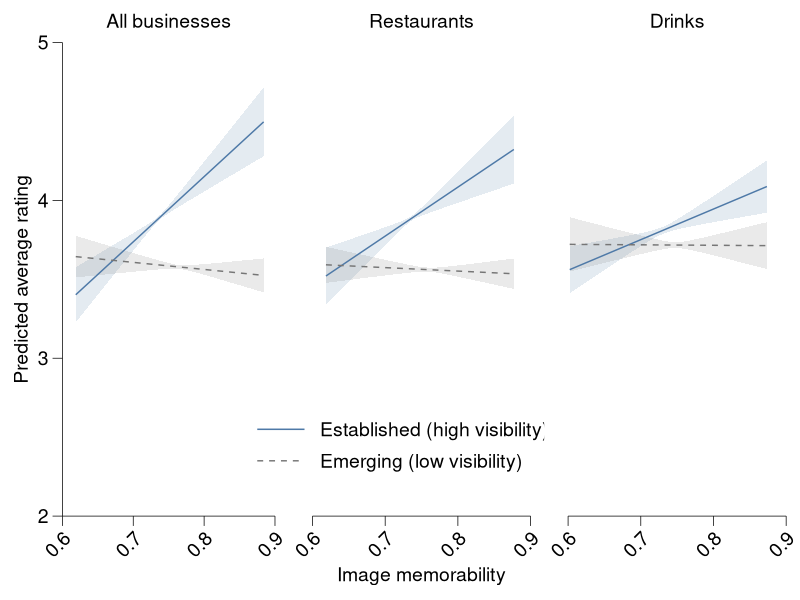

Write R code to recreate this figure.
################################################################################
# Figure 4: Predicted Average Rating by Image Memorability and Business Visibility
#
# Last updated: 2026-01-26
################################################################################

# =============================================================================
# 1. PACKAGES & SETUP
# =============================================================================

# Function to install missing packages and load dependencies
load_packages <- function(pkgs) {
  new_pkgs <- pkgs[!(pkgs %in% installed.packages()[, "Package"])]
  if (length(new_pkgs)) install.packages(new_pkgs)
  invisible(lapply(pkgs, library, character.only = TRUE))
}

package_list <- c("tidyverse", "readr", "grid", "gridExtra", "gtable")
load_packages(package_list)

# Set working directory to source location (RStudio support)
if (requireNamespace("rstudioapi", quietly = TRUE) && rstudioapi::isAvailable()) {
  setwd(dirname(rstudioapi::getActiveDocumentContext()$path))
}

# =============================================================================
# 2. GLOBAL PARAMETERS (House Style)
# =============================================================================

# Typography
FONT_FAMILY    <- "sans"
FONT_SIZE_PT   <- 14
FONT_SIZE_GEOM <- FONT_SIZE_PT / .pt

# Geometry
LINE_WIDTH     <- 0.25
TICK_LENGTH    <- unit(0.25, "cm")

# Colors
COLOR_HIGH_VIS <- "#4E79A7" 
COLOR_LOW_VIS  <- "#767676" 

PALETTE_VIS    <- c("Established (high visibility)" = COLOR_HIGH_VIS, 
                    "Emerging (low visibility)" = COLOR_LOW_VIS)

# Line types mapping
LINE_PALETTE   <- c("Established (high visibility)" = "solid", 
                    "Emerging (low visibility)" = "dashed")

# Axes
Y_LIMITS       <- c(2, 5)
Y_BREAKS       <- seq(2, 5, by = 1)

X_LIMITS       <- c(0.6, 0.9)
X_BREAKS       <- seq(0.6, 0.9, by = 0.1)

# =============================================================================
# 3. THEME DEFINITION
# =============================================================================

theme_house_style <- function() {
  theme_classic(base_size = FONT_SIZE_PT, base_family = FONT_FAMILY) +
    theme(
      text = element_text(color = "black", size = FONT_SIZE_PT), # Base setting
      
      # 1. FORCE AXIS TITLES (X and Y labels)
      axis.title = element_text(size = FONT_SIZE_PT, face = "plain", color = "black"),
      
      # 2. FORCE AXIS TEXT (The numbers 2, 3, 4, 5 and 0.6, 0.7...)
      # By default, these are often scaled down to ~11pt. This fixes it to 14pt.
      axis.text = element_text(size = FONT_SIZE_PT, color = "black"),
      axis.text.x = element_text(size = FONT_SIZE_PT, color = "black", angle = 45, hjust = 1),
      
      # 3. FORCE PLOT TITLES ("All businesses", "Restaurants", etc.)
      plot.title = element_text(size = FONT_SIZE_PT, face = "plain", hjust = 0.5, color = "black"),
      
      # 4. FORCE LEGEND TEXT
      legend.text = element_text(size = FONT_SIZE_PT, color = "black"),
      legend.title = element_text(size = FONT_SIZE_PT, color = "black"),
      
      # House style lines
      axis.line = element_line(color = "black", linewidth = LINE_WIDTH),
      axis.ticks = element_line(color = "black", linewidth = LINE_WIDTH),
      axis.ticks.length = TICK_LENGTH,
      
      # Clean Layout
      panel.grid = element_blank(),
      legend.background = element_blank(),
      legend.key = element_blank(),
      plot.margin = margin(t = 10, r = 10, b = 10, l = 10, unit = "pt")
    )
}

# =============================================================================
# 4. DATA LOADING & PROCESSING
# =============================================================================

# NOTE: Ensure your CSV file is in the working directory
df <- read_csv("plot_data_moderation_all.csv", show_col_types = FALSE)

# Ensure Factor Levels are correct for legend ordering
df$status <- factor(df$status, levels = c("Established (high visibility)", "Emerging (low visibility)"))

# Split data into subsets for the three panels
df_all  <- df %>% filter(sample == "All businesses")
df_rest <- df %>% filter(sample == "Restaurants")
df_drnk <- df %>% filter(sample == "Drinks")

# =============================================================================
# 5. PLOTTING FUNCTIONS
# =============================================================================

create_base_plot <- function(data, title_text, show_y_axis = TRUE, show_legend = FALSE) {
  
  # 1. Global aes definition (includes linetype for dashed/solid distinction)
  p <- ggplot(data, aes(x = memory_score, y = pred, color = status, fill = status, linetype = status)) +
    
    # 2. Confidence Interval Ribbons
    # show.legend = FALSE prevents the gray box from appearing in the final legend key
    geom_ribbon(aes(ymin = ci_low, ymax = ci_high), 
                alpha = 0.15, 
                color = NA, 
                linetype = "solid", 
                show.legend = FALSE) + 
    
    # Main Line
    geom_line(linewidth = 0.5) +
    
    # Scales
    scale_color_manual(values = PALETTE_VIS) +
    scale_fill_manual(values = PALETTE_VIS) +
    scale_linetype_manual(values = LINE_PALETTE) + 
    
    # Axes
    scale_x_continuous(breaks = X_BREAKS, labels = scales::number_format(accuracy = 0.1), expand = c(0, 0)) +
    scale_y_continuous(breaks = Y_BREAKS, expand = c(0, 0)) +
    
    # Coord (Clip on to allow points/lines to touch edge)
    coord_cartesian(ylim = Y_LIMITS, xlim = X_LIMITS, clip = "on") +
    
    # Labels
    labs(title = title_text, x = "Image memorability", y = "Predicted average rating") +
    
    # Theme application
    theme_house_style()+
    
    # Legend aesthetics adjustment
    # Override linewidth to 0.5 to ensure legend lines are thin and crisp
    guides(
      color    = guide_legend(override.aes = list(linewidth = 0.5)),
      fill     = guide_legend(override.aes = list(linewidth = 0.5)),
      linetype = guide_legend(override.aes = list(linewidth = 0.5))
    )
  
  # Conditional Y-Axis Removal (for middle and right plots)
  if (!show_y_axis) {
    p <- p + theme(
      axis.title.y = element_blank(),
      axis.text.y = element_blank(),
      axis.ticks.y = element_blank(),
      axis.line.y = element_blank()
    )
  }
  
  # Conditional Legend Placement (Center plot only)
  if (show_legend) {
    p <- p + theme(
      legend.position = c(0.5, 0.25),
      legend.title = element_blank(),
      legend.text = element_text(size = FONT_SIZE_PT),
      legend.key.height = unit(0.8, "cm"),
      legend.key.width = unit(1.5, "cm") # Ensure width is enough to see the dash
    )
  } else {
    p <- p + theme(legend.position = "none")
  }
  
  return(p)
}

# =============================================================================
# 6. GENERATE PLOTS
# =============================================================================

# Plot 1: All Businesses
# Note: x = " " is used instead of NULL to reserve vertical space for the label, 
# ensuring the plot area aligns perfectly with the middle plot (which has a label).
p1 <- create_base_plot(df_all, "All businesses", show_y_axis = TRUE, show_legend = FALSE) +
  labs(x = " ")

# Plot 2: Restaurants
# This plot contains the X-axis label and the Legend
p2 <- create_base_plot(df_rest, "Restaurants", show_y_axis = FALSE, show_legend = TRUE) +
  labs(x = "Image memorability") +
  theme(
    legend.position = c(0.40, 0.15),
    legend.direction = "vertical",
    legend.spacing.y = unit(0, "pt")
  )

# Plot 3: Drinks
# Note: x = " " reserves vertical space to match p2
p3 <- create_base_plot(df_drnk, "Drinks", show_y_axis = FALSE, show_legend = FALSE) +
  labs(x = " ")

# =============================================================================
# 7. COMBINE & EXPORT
# =============================================================================

# Arrange in 1 row, 3 columns
# Widths are adjusted (1.13 vs 1) to account for the Y-axis labels on the first plot
p_combined <- grid.arrange(p1, p2, p3, nrow = 1, widths = c(1.13, 1, 1))

# Save Dimensions
FIG_WIDTH  <- 10*0.8
FIG_HEIGHT <- 5*0.8

# Determine the best available PDF device
save_device <- tryCatch(
  {
    cairo_pdf(tempfile())
    dev.off()
    cairo_pdf
  },
  error = function(e) "pdf",
  warning = function(w) "pdf"
)

ggsave(
  filename = file.path("fig4.pdf"),
  plot     = p_combined,
  width    = FIG_WIDTH,
  height   = FIG_HEIGHT,
  device   = save_device
)

ggsave(
  filename = file.path("fig4.svg"),
  plot     = p_combined,
  device   = "svg",
  width    = FIG_WIDTH,
  height   = FIG_HEIGHT,
  units    = "in"
)

ggsave(
  filename = file.path("fig4.png"),
  plot     = p_combined,
  width    = FIG_WIDTH,
  height   = FIG_HEIGHT,
  units    = "in",
  dpi      = 400,
  bg       = "white"
)
